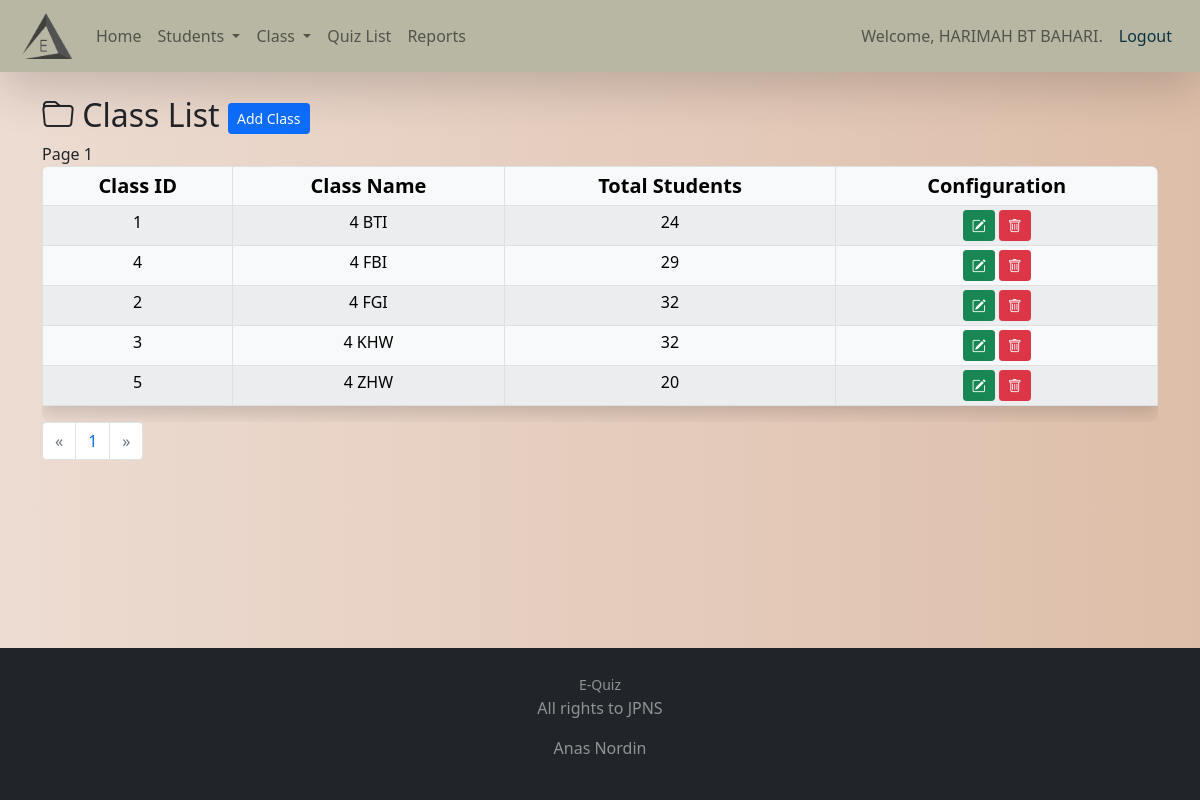
Screenshot of /lecturer/class_info.php (signed in) with the database file from the repository.
### tables this page shows
CREATE TABLE `user` (
  `u_id` int(11) NOT NULL,
  `user_name` varchar(150) NOT NULL,
  `u_username` varchar(30) NOT NULL,
  `u_password` varchar(35) NOT NULL,
  `u_access_lvl` tinyint(4) NOT NULL,
  `date_updated` datetime NOT NULL DEFAULT current_timestamp() ON UPDATE current_timestamp()
);

CREATE TABLE `class` (
  `class_id` int(11) NOT NULL,
  `class_section` varchar(10) NOT NULL
);

### lecturer/class_info.php (the view, shortened to what this page needs)
<?php
include('lecturer_header.php');
include('../inc/database.php');
$rpp = 10;
isset($_GET['page']) ? $page = $_GET['page'] : $page = 0;
if($page > 1) {
    $start = ($page * $rpp) - $rpp;
} else {
    $start = 0;
}
$sqlClassPage = "SELECT * FROM class";
$queryClassPage = $conn->query($sqlClassPage);
$numRows = $queryClassPage->num_rows;
$totalPages = $numRows / $rpp;
$sqlClass = "SELECT * FROM class ORDER BY class_section LIMIT $start, $rpp";
$queryClass = $conn->query($sqlClass);
?>
<div class="container">
    <br>
    <h2 class="bi bi-folder">
        Class List <a href="class_form.php" class="btn btn-sm btn-primary">Add Class</a>
    </h2>
    <span>Page <?php echo $_GET['page']?></span>
    <div class="table-responsive table-scroll">
        <table class="table table-sm table-light table-striped shadow table-hover table-bordered" style="text-align: center;">
            <thead>
                <tr>
                    <th>Class ID</th>
                    <th>Class Name</th>
                    <th>Total Students</th>
                    <th>Configuration</th>
                </tr>
            </thead>
            <tbody>
                <?php while ($rowClass = mysqli_fetch_assoc($queryClass)) { ?>
                <tr>
                    <td><?php echo $classID = $rowClass['class_id'] ?></td>
                    <td><?php echo $rowClass['class_section'] ?></td>
                    <td>
                        <?php
                        $sql_total_students = "SELECT COUNT(std_id) AS TOTALSTUDENTS FROM student WHERE class_id = ". $classID ."";
                        $query_total_students = $conn->query($sql_total_students);
                        $row_total_students = mysqli_fetch_assoc($query_total_students);
                        echo $row_total_students['TOTALSTUDENTS'];
                        ?>
                    </td>
                    <td>
                        <a href="class_edit.php?id=<?php echo $rowClass['class_id'] ?>" class="btn btn-sm btn-success bi bi-pencil-square"></a>
                        <a
                            href="javascript:void(0)"
                            onclick="delete_data('class_delete.php?id=<?php echo $rowClass['class_id']; ?>&page=<?php echo $page ?>')"
                            class="btn btn-sm btn-danger bi bi-trash">
                        </a>
                    </td>
                </tr>
                <?php } ?>
            </tbody>
        </table>
    </div>
    <nav>
        <ul class="pagination">
            <li class="page-item <?php if ($_GET['page'] <= 1) { echo "disabled"; } ?>">
                <a class="page-link" href="?page=<?php echo $_GET['page'] - 1 ?>"><span aria-hidden="true">&laquo;</span></a>
            </li>
        <?php
        for ($i=1; $i < $totalPages + 1; $i++) { ?>
            <li class="page-item"><a class="page-link" href="?page=<?php echo $i ?>"><?php echo $i ?></a></li>
        <?php } ?>
            <li class="page-item <?php if ($_GET['page'] == $i - 1) { echo "disabled"; } ?>">
                <a class="page-link" href="?page=<?php echo $_GET['page'] + 1 ?>"><span aria-hidden="true">&raquo;</span></a>
            </li>
        </ul>
    </nav>
</div>
<div class="fixed-bottom">
<?php
include('lecturer_footer.php');
?>

### lecturer/lecturer_header.php (shortened to what this page needs)
<?php
include('../inc/database.php');
$sql="SELECT * FROM user WHERE u_id = " . $_SESSION['user_id'] . " ";
$query=$conn->query($sql);
$call=mysqli_fetch_assoc($query);
?>
<!DOCTYPE html>
<html lang="en">
    <head>
        <link href="https://cdn.jsdelivr.net/npm/bootstrap@5.0.2/dist/css/bootstrap.min.css" rel="stylesheet">
        <link rel="stylesheet" href="https://cdn.jsdelivr.net/npm/bootstrap-icons@1.7.2/font/bootstrap-icons.css">
        <link rel="stylesheet" href="https://cdn.jsdelivr.net/npm/select2@4.1.0-rc.0/dist/css/select2.min.css" />
        <link rel="stylesheet" href="https://cdn.jsdelivr.net/npm/select2-bootstrap-5-theme@1.2.0/dist/select2-bootstrap-5-theme.min.css" />
    </head>
    <body class="bg-dark">
    <nav class="navbar navbar-expand-lg navbar-light bg-style shadow-lg">
        <div class="container-fluid">
            <a class="navbar-brand" href="index.php">
                <img src="../assets/logo_equiz_no_text.png" style="width:50px; margin-left: 10px;">
            </a>
            <div class="collapse navbar-collapse" id="navbarText">
                <ul class="navbar-nav me-auto mb-2 mb-lg-0">
                    <li class="nav-item active">
                        <a class="nav-link" href="index.php">Home</a>
                    </li>
                    <li class="nav-item dropdown">
                        <a class="nav-link dropdown-toggle" href="#" role="button" data-bs-toggle="dropdown" aria-expanded="false">
                            Students
                        </a>
                    </li>
                    <li class="nav-item dropdown">
                        <a class="nav-link dropdown-toggle" href="#" role="button" data-bs-toggle="dropdown" aria-expanded="false">
                            Class
                        </a>
                    </li>
                    <li class="nav-item active">
                        <a class="nav-link" href="quiz_list.php?page=1">Quiz List</a>
                    </li>
                    <li class="nav-item active">
                        <a class="nav-link" href="reports.php">Reports</a>
                    </li>
                </ul>
                <span class="navbar-text">
                    <?php echo "Welcome, ".$call['user_name']. "." ?>
                </span>
                <span class="navbar-text">
                    <a class="nav-link" style="color: #0B3142;" href="logout.php">Logout</a>
                </span>
            </div>
        </div>
    </nav>

### lecturer/lecturer_header.php (style rules this page uses)
.bg-style { background-color: #B7B7A4; }
html, body, .intro { height: 100%; }
table td, table th { text-overflow: ellipsis; white-space: nowrap; overflow: hidden; }
.table-scroll { border-radius: .5rem; }
.table-scroll table thead th { font-size: 1.25rem; }

### lecturer/lecturer_footer.php (style rules this page uses)
html, body { height: 100%; }
body { background: linear-gradient(to left, #DDBEA9 , #EDDCD2); }

### rows the page displays
user: user_name "HARIMAH BT BAHARI"
class: class_id "1", class_section "4 BTI", TOTALSTUDENTS "24"
class: class_id "4", class_section "4 FBI", TOTALSTUDENTS "29"
class: class_id "2", class_section "4 FGI", TOTALSTUDENTS "32"
class: class_id "3", class_section "4 KHW", TOTALSTUDENTS "32"
class: class_id "5", class_section "4 ZHW", TOTALSTUDENTS "20"

### other values shown
$_GET['page'] "1"
